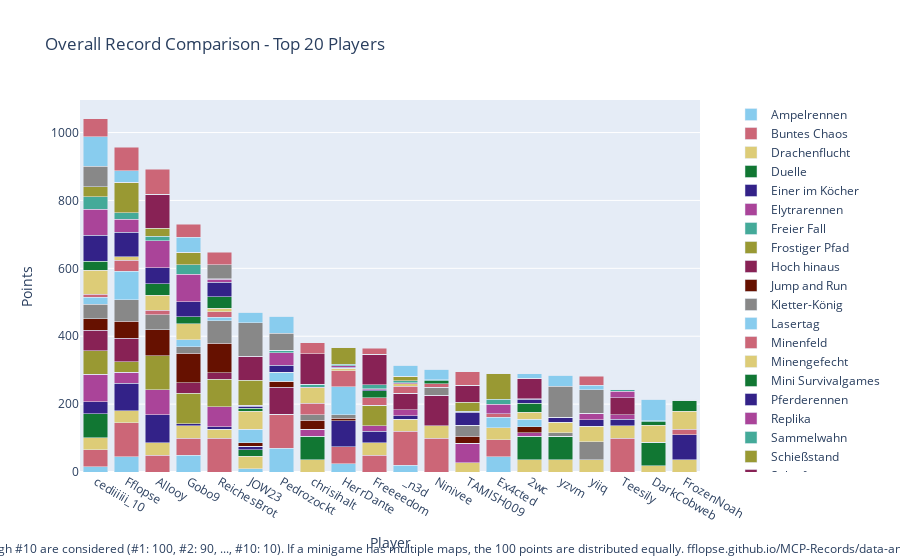

The code cell stored with this chart in its notebook:
### Code cell
import plotly.graph_objects as go

# Sum all columns to get the total score
outDf['Total'] = outDf.sum(axis=1)

# Sort by total score and fill N/A values with 0
outDf = outDf.sort_values(by='Total', ascending=False).fillna(0)

# Crop to top 10 players
cropDf = outDf.head(20).copy()

# Drop the 'Total' column for plotting
cropDf = cropDf.drop(columns=['Total'])

# Create a color palette
color_palette = px.colors.qualitative.Safe

# Create the stacked bar plot
fig = go.Figure()

for column in cropDf.columns.difference(['Player']):
    fig.add_trace(go.Bar(
        x=cropDf.index,
        y=cropDf[column],
        name=column,
        marker_color=color_palette[len(fig.data) % len(color_palette)]
    ))

# Update layout
fig.update_layout(
    barmode='stack',
    title='Overall Record Comparison - Top 20 Players',
    xaxis=dict(title='Player'),
    yaxis=dict(title='Points'),
    #height=800,
    #width=1000,
    legend=dict(
        x=1.05,
        y=0.5,
        traceorder='normal',
        font=dict(size=12),
        bgcolor='rgba(255, 255, 255, 0)',
        bordercolor='rgba(0, 0, 0, 0)'
    ),
    margin=dict(r=200),  # Adjust right margin to make room for the legend
    annotations=[
        dict(
            x=0.5,
            y=-0.235,
            xref='paper',
            yref='paper',
            text='Max 100 points per minigame. Records #1 through #10 are considered (#1: 100, #2: 90, ..., #10: 10). If a minigame has multiple maps, the 100 points are distributed equally. fflopse.github.io/MCP-Records/data-analysis/global-ranking.ipynb',
            showarrow=False,
            font=dict(size=12),
            xanchor='center'
        )
    ]
)

fig.show()

# save the plot as an html file

fig.write_html('out/overall_record_comparison.html')

### Figure 1 — Plotly figure (JSON) as saved in the notebook; plotly's stock layout.template omitted (floating-point values rounded to 4 significant figures)
{"data": [{"marker": {"color": "rgb(136, 204, 238)"}, "name": "Ampelrennen", "type": "bar", "x": ["cediiiiii_10", "Fflopse", "Allooy", "Gobo9", "ReichesBrot", "JOW23", "Pedrozockt", "chrisihalt", "HerrDante", "Freeeedom", "_n3d", "Ninivee", "TAMISH009", "Ex4cted", "2wc", "yzvm", "yiiq", "Teesily", "DarkCobweb", "FrozenNoah"], "y": [15, 45, 0, 50, 0, 10, 70, 0, 25, 0, 20, 0, 0, 45, 0, 0, 0, 0, 0, 0]}, {"marker": {"color": "rgb(204, 102, 119)"}, "name": "Buntes Chaos", "type": "bar", "x": ["cediiiiii_10", "Fflopse", "Allooy", "Gobo9", "ReichesBrot", "JOW23", "Pedrozockt", "chrisihalt", "HerrDante", "Freeeedom", "_n3d", "Ninivee", "TAMISH009", "Ex4cted", "2wc", "yzvm", "yiiq", "Teesily", "DarkCobweb", "FrozenNoah"], "y": [50, 100, 50, 50, 100, 0, 100, 0, 50, 50, 100, 100, 0, 50, 0, 0, 0, 100, 0, 0]}, {"marker": {"color": "rgb(221, 204, 119)"}, "name": "Drachenflucht", "type": "bar", "x": ["cediiiiii_10", "Fflopse", "Allooy", "Gobo9", "ReichesBrot", "JOW23", "Pedrozockt", "chrisihalt", "HerrDante", "Freeeedom", "_n3d", "Ninivee", "TAMISH009", "Ex4cted", "2wc", "yzvm", "yiiq", "Teesily", "DarkCobweb", "FrozenNoah"], "y": [36, 36, 36, 36, 26, 36, 0, 36, 0, 36, 36, 36, 28, 36, 36, 36, 36, 36, 18, 36]}, {"marker": {"color": "rgb(17, 119, 51)"}, "name": "Duelle", "type": "bar", "x": ["cediiiiii_10", "Fflopse", "Allooy", "Gobo9", "ReichesBrot", "JOW23", "Pedrozockt", "chrisihalt", "HerrDante", "Freeeedom", "_n3d", "Ninivee", "TAMISH009", "Ex4cted", "2wc", "yzvm", "yiiq", "Teesily", "DarkCobweb", "FrozenNoah"], "y": [70, 0, 0, 0, 0, 20, 0, 70, 0, 0, 0, 0, 0, 0, 70, 70, 0, 0, 70, 0]}, {"marker": {"color": "rgb(51, 34, 136)"}, "name": "Einer im Köcher", "type": "bar", "x": ["cediiiiii_10", "Fflopse", "Allooy", "Gobo9", "ReichesBrot", "JOW23", "Pedrozockt", "chrisihalt", "HerrDante", "Freeeedom", "_n3d", "Ninivee", "TAMISH009", "Ex4cted", "2wc", "yzvm", "yiiq", "Teesily", "DarkCobweb", "FrozenNoah"], "y": [36.67, 80, 83.33, 6.667, 6.667, 10, 0, 0, 76.67, 33.33, 10, 0, 0, 0, 0, 0, 0, 20, 0, 73.33]}, {"marker": {"color": "rgb(170, 68, 153)"}, "name": "Elytrarennen", "type": "bar", "x": ["cediiiiii_10", "Fflopse", "Allooy", "Gobo9", "ReichesBrot", "JOW23", "Pedrozockt", "chrisihalt", "HerrDante", "Freeeedom", "_n3d", "Ninivee", "TAMISH009", "Ex4cted", "2wc", "yzvm", "yiiq", "Teesily", "DarkCobweb", "FrozenNoah"], "y": [80, 33.33, 73.33, 0, 60, 0, 0, 20, 0, 16.67, 16.67, 0, 56.67, 0, 10, 0, 0, 13.33, 0, 0]}, {"marker": {"color": "rgb(68, 170, 153)"}, "name": "Freier Fall", "type": "bar", "x": ["cediiiiii_10", "Fflopse", "Allooy", "Gobo9", "ReichesBrot", "JOW23", "Pedrozockt", "chrisihalt", "HerrDante", "Freeeedom", "_n3d", "Ninivee", "TAMISH009", "Ex4cted", "2wc", "yzvm", "yiiq", "Teesily", "DarkCobweb", "FrozenNoah"], "y": [0, 0, 0, 0, 0, 0, 0, 0, 0, 0, 0, 0, 0, 0, 0, 0, 0, 0, 0, 0]}, {"marker": {"color": "rgb(153, 153, 51)"}, "name": "Frostiger Pfad", "type": "bar", "x": ["cediiiiii_10", "Fflopse", "Allooy", "Gobo9", "ReichesBrot", "JOW23", "Pedrozockt", "chrisihalt", "HerrDante", "Freeeedom", "_n3d", "Ninivee", "TAMISH009", "Ex4cted", "2wc", "yzvm", "yiiq", "Teesily", "DarkCobweb", "FrozenNoah"], "y": [70, 30, 100, 90, 80, 0, 0, 0, 0, 60, 0, 0, 0, 0, 0, 0, 0, 0, 0, 0]}, {"marker": {"color": "rgb(136, 34, 85)"}, "name": "Hoch hinaus", "type": "bar", "x": ["cediiiiii_10", "Fflopse", "Allooy", "Gobo9", "ReichesBrot", "JOW23", "Pedrozockt", "chrisihalt", "HerrDante", "Freeeedom", "_n3d", "Ninivee", "TAMISH009", "Ex4cted", "2wc", "yzvm", "yiiq", "Teesily", "DarkCobweb", "FrozenNoah"], "y": [60, 70, 0, 30, 20, 0, 80, 0, 0, 0, 50, 90, 0, 0, 0, 0, 0, 50, 0, 0]}, {"marker": {"color": "rgb(102, 17, 0)"}, "name": "Jump and Run", "type": "bar", "x": ["cediiiiii_10", "Fflopse", "Allooy", "Gobo9", "ReichesBrot", "JOW23", "Pedrozockt", "chrisihalt", "HerrDante", "Freeeedom", "_n3d", "Ninivee", "TAMISH009", "Ex4cted", "2wc", "yzvm", "yiiq", "Teesily", "DarkCobweb", "FrozenNoah"], "y": [33.33, 50, 76.67, 86.67, 86.67, 10, 16.67, 26.67, 6.667, 0, 0, 0, 20, 0, 16.67, 0, 0, 0, 0, 0]}, {"marker": {"color": "rgb(136, 136, 136)"}, "name": "Kletter-König", "type": "bar", "x": ["cediiiiii_10", "Fflopse", "Allooy", "Gobo9", "ReichesBrot", "JOW23", "Pedrozockt", "chrisihalt", "HerrDante", "Freeeedom", "_n3d", "Ninivee", "TAMISH009", "Ex4cted", "2wc", "yzvm", "yiiq", "Teesily", "DarkCobweb", "FrozenNoah"], "y": [43.33, 63.33, 43.33, 20, 66.67, 0, 0, 16.67, 10, 0, 0, 23.33, 33.33, 0, 0, 10, 53.33, 0, 0, 0]}, {"marker": {"color": "rgb(136, 204, 238)"}, "name": "Lasertag", "type": "bar", "x": ["cediiiiii_10", "Fflopse", "Allooy", "Gobo9", "ReichesBrot", "JOW23", "Pedrozockt", "chrisihalt", "HerrDante", "Freeeedom", "_n3d", "Ninivee", "TAMISH009", "Ex4cted", "2wc", "yzvm", "yiiq", "Teesily", "DarkCobweb", "FrozenNoah"], "y": [20, 83.33, 0, 20, 10, 40, 26.67, 0, 83.33, 0, 0, 0, 0, 30, 23.33, 0, 0, 0, 0, 0]}, {"marker": {"color": "rgb(204, 102, 119)"}, "name": "Minenfeld", "type": "bar", "x": ["cediiiiii_10", "Fflopse", "Allooy", "Gobo9", "ReichesBrot", "JOW23", "Pedrozockt", "chrisihalt", "HerrDante", "Freeeedom", "_n3d", "Ninivee", "TAMISH009", "Ex4cted", "2wc", "yzvm", "yiiq", "Teesily", "DarkCobweb", "FrozenNoah"], "y": [10, 33.33, 13.33, 0, 16.67, 0, 0, 33.33, 46.67, 23.33, 20, 10, 0, 10, 0, 0, 0, 0, 0, 16.67]}, {"marker": {"color": "rgb(221, 204, 119)"}, "name": "Minengefecht", "type": "bar", "x": ["cediiiiii_10", "Fflopse", "Allooy", "Gobo9", "ReichesBrot", "JOW23", "Pedrozockt", "chrisihalt", "HerrDante", "Freeeedom", "_n3d", "Ninivee", "TAMISH009", "Ex4cted", "2wc", "yzvm", "yiiq", "Teesily", "DarkCobweb", "FrozenNoah"], "y": [70, 10, 45, 47.5, 10, 52.5, 0, 45, 7.5, 0, 7.5, 0, 0, 0, 20, 30, 45, 0, 50, 52.5]}, {"marker": {"color": "rgb(17, 119, 51)"}, "name": "Mini Survivalgames", "type": "bar", "x": ["cediiiiii_10", "Fflopse", "Allooy", "Gobo9", "ReichesBrot", "JOW23", "Pedrozockt", "chrisihalt", "HerrDante", "Freeeedom", "_n3d", "Ninivee", "TAMISH009", "Ex4cted", "2wc", "yzvm", "yiiq", "Teesily", "DarkCobweb", "FrozenNoah"], "y": [26.67, 0, 33.33, 20, 33.33, 10, 0, 0, 0, 20, 0, 10, 0, 0, 26.67, 0, 0, 0, 10, 33.33]}, {"marker": {"color": "rgb(51, 34, 136)"}, "name": "Pferderennen", "type": "bar", "x": ["cediiiiii_10", "Fflopse", "Allooy", "Gobo9", "ReichesBrot", "JOW23", "Pedrozockt", "chrisihalt", "HerrDante", "Freeeedom", "_n3d", "Ninivee", "TAMISH009", "Ex4cted", "2wc", "yzvm", "yiiq", "Teesily", "DarkCobweb", "FrozenNoah"], "y": [76.67, 71.67, 46.67, 45, 43.33, 5, 21.67, 0, 3.333, 3.333, 0, 0, 38.33, 0, 11.67, 13.33, 20, 0, 0, 0]}, {"marker": {"color": "rgb(170, 68, 153)"}, "name": "Replika", "type": "bar", "x": ["cediiiiii_10", "Fflopse", "Allooy", "Gobo9", "ReichesBrot", "JOW23", "Pedrozockt", "chrisihalt", "HerrDante", "Freeeedom", "_n3d", "Ninivee", "TAMISH009", "Ex4cted", "2wc", "yzvm", "yiiq", "Teesily", "DarkCobweb", "FrozenNoah"], "y": [76.31, 39.13, 80.49, 80.58, 8.155, 2.621, 35.83, 2.427, 3.592, 3.01, 2.233, 0, 0.4854, 29.32, 0.9709, 0, 18.35, 18.35, 0.1942, 0]}, {"marker": {"color": "rgb(68, 170, 153)"}, "name": "Sammelwahn", "type": "bar", "x": ["cediiiiii_10", "Fflopse", "Allooy", "Gobo9", "ReichesBrot", "JOW23", "Pedrozockt", "chrisihalt", "HerrDante", "Freeeedom", "_n3d", "Ninivee", "TAMISH009", "Ex4cted", "2wc", "yzvm", "yiiq", "Teesily", "DarkCobweb", "FrozenNoah"], "y": [36.43, 18.33, 13.33, 28.81, 2.381, 0.9524, 8.333, 8.571, 5.238, 10.71, 5.714, 3.095, 2.143, 14.52, 0.4762, 2.619, 0, 5.952, 2.857, 2.381]}, {"marker": {"color": "rgb(153, 153, 51)"}, "name": "Schießstand", "type": "bar", "x": ["cediiiiii_10", "Fflopse", "Allooy", "Gobo9", "ReichesBrot", "JOW23", "Pedrozockt", "chrisihalt", "HerrDante", "Freeeedom", "_n3d", "Ninivee", "TAMISH009", "Ex4cted", "2wc", "yzvm", "yiiq", "Teesily", "DarkCobweb", "FrozenNoah"], "y": [30, 90, 23.33, 36.67, 0, 73.33, 0, 0, 50, 0, 13.33, 0, 26.67, 76.67, 0, 0, 0, 0, 0, 0]}, {"marker": {"color": "rgb(136, 34, 85)"}, "name": "Spleef", "type": "bar", "x": ["cediiiiii_10", "Fflopse", "Allooy", "Gobo9", "ReichesBrot", "JOW23", "Pedrozockt", "chrisihalt", "HerrDante", "Freeeedom", "_n3d", "Ninivee", "TAMISH009", "Ex4cted", "2wc", "yzvm", "yiiq", "Teesily", "DarkCobweb", "FrozenNoah"], "y": [0, 0, 100, 0, 0, 70, 0, 90, 0, 90, 0, 0, 50, 0, 60, 0, 0, 0, 0, 0]}, {"marker": {"color": "rgb(102, 17, 0)"}, "name": "Todeswürfel", "type": "bar", "x": ["cediiiiii_10", "Fflopse", "Allooy", "Gobo9", "ReichesBrot", "JOW23", "Pedrozockt", "chrisihalt", "HerrDante", "Freeeedom", "_n3d", "Ninivee", "TAMISH009", "Ex4cted", "2wc", "yzvm", "yiiq", "Teesily", "DarkCobweb", "FrozenNoah"], "y": [0, 0, 0, 0, 0, 0, 0, 0, 0, 0, 0, 0, 0, 0, 0, 0, 0, 0, 0, 0]}, {"marker": {"color": "rgb(136, 136, 136)"}, "name": "Waffenfolge", "type": "bar", "x": ["cediiiiii_10", "Fflopse", "Allooy", "Gobo9", "ReichesBrot", "JOW23", "Pedrozockt", "chrisihalt", "HerrDante", "Freeeedom", "_n3d", "Ninivee", "TAMISH009", "Ex4cted", "2wc", "yzvm", "yiiq", "Teesily", "DarkCobweb", "FrozenNoah"], "y": [60, 0, 0, 0, 40, 100, 50, 0, 0, 0, 0, 0, 0, 0, 0, 90, 70, 0, 0, 0]}, {"marker": {"color": "rgb(136, 204, 238)"}, "name": "Walls", "type": "bar", "x": ["cediiiiii_10", "Fflopse", "Allooy", "Gobo9", "ReichesBrot", "JOW23", "Pedrozockt", "chrisihalt", "HerrDante", "Freeeedom", "_n3d", "Ninivee", "TAMISH009", "Ex4cted", "2wc", "yzvm", "yiiq", "Teesily", "DarkCobweb", "FrozenNoah"], "y": [86.67, 33.33, 0, 43.33, 0, 30, 50, 0, 0, 0, 33.33, 30, 0, 0, 13.33, 33.33, 13.33, 0, 63.33, 0]}, {"marker": {"color": "rgb(204, 102, 119)"}, "name": "Wettrennen", "type": "bar", "x": ["cediiiiii_10", "Fflopse", "Allooy", "Gobo9", "ReichesBrot", "JOW23", "Pedrozockt", "chrisihalt", "HerrDante", "Freeeedom", "_n3d", "Ninivee", "TAMISH009", "Ex4cted", "2wc", "yzvm", "yiiq", "Teesily", "DarkCobweb", "FrozenNoah"], "y": [54, 70, 74, 38, 38, 0, 0, 32, 0, 18, 0, 0, 40, 0, 0, 0, 26, 0, 0, 0]}], "layout": {"annotations": [{"font": {"size": 12}, "showarrow": false, "text": "Max 100 points per minigame. Records #1 through #10 are considered (#1: 100, #2: 90, ..., #10: 10). If a minigame has multiple maps, the 100 points are distributed equally. fflopse.github.io/MCP-Records/data-analysis/global-ranking.ipynb", "x": 0.5, "xanchor": "center", "xref": "paper", "y": -0.235, "yref": "paper"}], "barmode": "stack", "legend": {"bgcolor": "rgba(255, 255, 255, 0)", "bordercolor": "rgba(0, 0, 0, 0)", "font": {"size": 12}, "traceorder": "normal", "x": 1.05, "y": 0.5}, "margin": {"r": 200}, "title": {"text": "Overall Record Comparison - Top 20 Players"}, "xaxis": {"title": {"text": "Player"}}, "yaxis": {"title": {"text": "Points"}}}}
